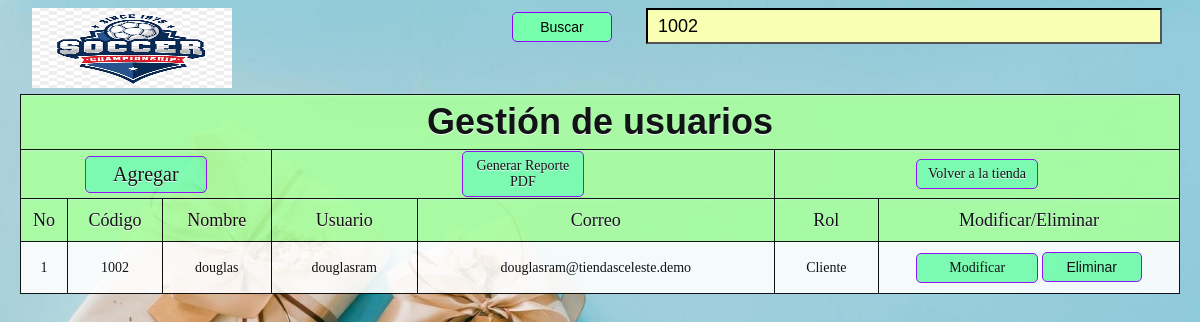
Screenshot of /CRUD/index.php?txtbuscar=1002 (signed in) with the database file from the repository.
### tables this page shows
CREATE TABLE `usuario` (
  `USUACODIGO` int(11) NOT NULL,
  `USUAIDENTIFICACION` varchar(20) DEFAULT NULL,
  `USUATIPOID` varchar(15) DEFAULT NULL,
  `USUANOMBRE` varchar(50) NOT NULL,
  `USUAAPELLIDO` varchar(50) DEFAULT NULL,
  `USUACELULAR` varchar(15) DEFAULT NULL,
  `USUADIRECCION` varchar(50) DEFAULT NULL,
  `USUAUSUARIO` varchar(15) NOT NULL,
  `USUAPASSWORD` varchar(255) NOT NULL,
  `USUA_CORREO` varchar(100) NOT NULL,
  `USUAROLFK` int(11) DEFAULT NULL
);

### php/auth.php (called while the page is built, shortened)
<?php
function e($valor): string
{
    return htmlspecialchars((string) $valor, ENT_QUOTES, 'UTF-8');
}

### CRUD/index.php (the view, shortened to what this page needs)
<?php
require_once __DIR__ . '/../php/auth.php';
require_once __DIR__ . '/conexion.php';
$buscar = trim($_GET['txtbuscar'] ?? '');
if ($buscar !== '') {
    $like = $buscar . '%';
    $stmt = $conexion->prepare('SELECT USUACODIGO, USUANOMBRE, USUAUSUARIO, USUA_CORREO, USUAROLFK FROM usuario WHERE USUACODIGO LIKE ? OR USUANOMBRE LIKE ? ORDER BY USUACODIGO ASC');
    $stmt->bind_param('ss', $like, $like);
    $stmt->execute();
    $usuarios = $stmt->get_result();
} else {
    $usuarios = $conexion->query('SELECT USUACODIGO, USUANOMBRE, USUAUSUARIO, USUA_CORREO, USUAROLFK FROM usuario ORDER BY USUACODIGO ASC');
}
$roles = [ROL_EMPLEADO => 'Empleado', ROL_CLIENTE => 'Cliente'];
?>
<!DOCTYPE html>
<html lang="es">
<head>
    <link rel="stylesheet" href="style.css">
</head>
<body>
    <table border="10">
        <img src="logo.png" id="logon" alt="Tiendas Celeste">
        <div id="barrabuscar">
            <form method="GET">
                <input type="submit" value="Buscar">
                <input type="text" name="txtbuscar" id="cajabuscar" value="<?= e($buscar) ?>" placeholder="&#128270;Ingresa el código o nombre del usuario">
            </form>
        </div>
        <tr><th colspan="7"><h1>Gestión de usuarios</h1></th></tr>
        <tr>
            <th colspan="3"><a style="font-weight: normal; font-size: 20px;" href="#" onclick="abrirform(); return false;">Agregar</a></th>
            <th colspan="2"><a style="font-weight: normal; font-size: 14px;" href="pdf_report.php">Generar Reporte PDF</a></th>
            <th colspan="2"><a style="font-weight: normal; font-size: 14px;" href="../index.php">Volver a la tienda</a></th>
        </tr>
        <tr>
            <th>No</th>
            <th>Código</th>
            <th>Nombre</th>
            <th>Usuario</th>
            <th>Correo</th>
            <th>Rol</th>
            <th>Modificar/Eliminar</th>
        </tr>
        <?php $numerofila = 0; while ($u = $usuarios->fetch_assoc()): $numerofila++; ?>
        <tr>
            <td><?= $numerofila ?></td>
            <td><?= e($u['USUACODIGO']) ?></td>
            <td><?= e($u['USUANOMBRE']) ?></td>
            <td><?= e($u['USUAUSUARIO']) ?></td>
            <td><?= e($u['USUA_CORREO']) ?></td>
            <td><?= e($roles[(int) $u['USUAROLFK']] ?? '—') ?></td>
            <td style="width:26%">
                <a href="editar.php?USUACODIGO=<?= (int) $u['USUACODIGO'] ?>">Modificar</a>
                <form method="POST" action="eliminar.php" style="display:inline"
                      onsubmit="return confirm(<?= e(json_encode('¿Estás seguro de eliminar a ' . $u['USUANOMBRE'] . '?', JSON_UNESCAPED_UNICODE)) ?>)">
                    <input type="submit" value="Eliminar">
                </form>
            </td>
        </tr>
        <?php endwhile; ?>
    </table>
</body>
</html>

### CRUD/style.css (style rules this page uses)
#logon { width:200px ; height:80px; }
body { background-image: url(../assets/images/img01.jpg); background-repeat: no-repeat; background-size: cover; }
table { text-align:center; width: 98%; border-collapse: collapse; border: 1px solid rgb(0, 0, 0); margin:50px auto; background: white; opacity: 0.9; }
th { background: rgb(168, 255, 158); height: 40px; font-weight: lighter; text-shadow: 0 1px 0 #ffffff; color: rgb(0, 0, 0); border: 1px solid #000000; box-shadow: inset 0px 1px 2px rgb(194, 255, 197); transition: all 0.2s; font-size: 18px; }
tr { border-bottom: 1px solid #000000; width:100%; }
td { border: 1px solid #000000; padding: 10px; transition: all 0.2s; font-size: 14px; }
a,input[type="submit"],button { font-size: 14px; text-align:center; width: 100px; display: inline-block; background-color:#78ffae; padding: 6px 10px; border-radius:5px; text-decoration: none; color:rgb(0, 0, 0); border:1px solid rgb(140, 0, 255); cursor:pointer; }
h1 { font-family: sans-serif; margin:5px; }
img { width:100px; height:100px; float:left; position:absolute; margin-left:2%; }
#barrabuscar { color:rgb(0, 0, 0); text-align:right; }
#cajabuscar { width:500px; height:30px; font-size:18px; background-color:#f9ffb3; border-color:rgb(0, 0, 0); padding-left:10px; margin: 0px 30px; }

### rows the page displays
usuario: USUACODIGO "1002", USUANOMBRE "douglas", USUAUSUARIO "douglasram", USUA_CORREO "douglasram@tiendasceleste.demo", USUAROLFK "Cliente"
